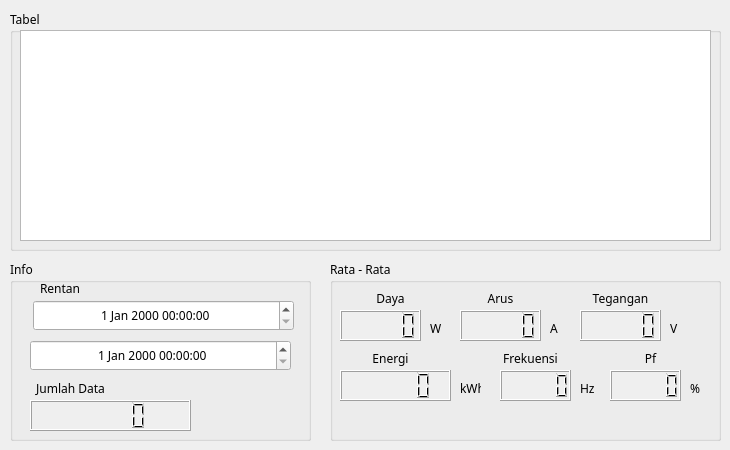
        <widget class="QWidget" name="tab_1average">
         <attribute name="title">
          <string>1</string>
         </attribute>
         <widget class="QGroupBox" name="groupBox_16">
          <property name="geometry">
           <rect>
            <x>10</x>
            <y>260</y>
            <width>301</width>
            <height>181</height>
           </rect>
          </property>
          <property name="font">
           <font>
            <family>JetBrains Mono</family>
           </font>
          </property>
          <property name="title">
           <string>Info</string>
          </property>
          <widget class="QLabel" name="label_7">
           <property name="geometry">
            <rect>
             <x>30</x>
             <y>20</y>
             <width>51</width>
             <height>16</height>
            </rect>
           </property>
           <property name="font">
            <font>
             <family>JetBrains Mono</family>
            </font>
           </property>
           <property name="text">
            <string>Rentan</string>
           </property>
          </widget>
          <widget class="QLabel" name="label_8">
           <property name="geometry">
            <rect>
             <x>10</x>
             <y>120</y>
             <width>101</width>
             <height>16</height>
            </rect>
           </property>
           <property name="font">
            <font>
             <family>JetBrains Mono</family>
            </font>
           </property>
           <property name="text">
            <string>Jumlah Data</string>
           </property>
           <property name="alignment">
            <set>Qt::AlignmentFlag::AlignCenter</set>
           </property>
          </widget>
          <widget class="QDateTimeEdit" name="tabel_HOME_average_tanggal_mulai">
           <property name="enabled">
            <bool>true</bool>
           </property>
           <property name="geometry">
            <rect>
             <x>23</x>
             <y>40</y>
             <width>261</width>
             <height>31</height>
            </rect>
           </property>
           <property name="font">
            <font>
             <family>JetBrains Mono</family>
            </font>
           </property>
           <property name="wrapping">
            <bool>false</bool>
           </property>
           <property name="alignment">
            <set>Qt::AlignmentFlag::AlignCenter</set>
           </property>
          </widget>
          <widget class="QDateTimeEdit" name="tabel_HOME_average_tanggal_akhir">
           <property name="enabled">
            <bool>true</bool>
           </property>
           <property name="geometry">
            <rect>
             <x>20</x>
             <y>80</y>
             <width>261</width>
             <height>31</height>
            </rect>
           </property>
           <property name="font">
            <font>
             <family>JetBrains Mono</family>
            </font>
           </property>
           <property name="wrapping">
            <bool>false</bool>
           </property>
           <property name="alignment">
            <set>Qt::AlignmentFlag::AlignCenter</set>
           </property>
          </widget>
          <widget class="QLCDNumber" name="tabel_HOME_average_jumlahdata">
           <property name="geometry">
            <rect>
             <x>20</x>
             <y>140</y>
             <width>161</width>
             <height>31</height>
            </rect>
           </property>
           <property name="font">
            <font>
             <family>JetBrains Mono</family>
            </font>
           </property>
           <property name="autoFillBackground">
            <bool>true</bool>
           </property>
          </widget>
         </widget>
         <widget class="QGroupBox" name="groupBox_17">
          <property name="geometry">
           <rect>
            <x>10</x>
            <y>10</y>
            <width>711</width>
            <height>241</height>
           </rect>
          </property>
          <property name="font">
           <font>
            <family>JetBrains Mono</family>
           </font>
          </property>
          <property name="title">
           <string>Tabel</string>
          </property>
          <widget class="QTableView" name="tabel_HOME_average_2">
           <property name="geometry">
            <rect>
             <x>10</x>
             <y>20</y>
             <width>691</width>
             <height>211</height>
            </rect>
           </property>
          </widget>
         </widget>
         <widget class="QGroupBox" name="groupBox_18">
          <property name="geometry">
           <rect>
            <x>330</x>
            <y>260</y>
            <width>391</width>
            <height>181</height>
           </rect>
          </property>
          <property name="font">
           <font>
            <family>JetBrains Mono</family>
           </font>
          </property>
          <property name="title">
           <string>Rata - Rata</string>
          </property>
          <widget class="QLabel" name="label_12">
           <property name="geometry">
            <rect>
             <x>10</x>
             <y>30</y>
             <width>101</width>
             <height>16</height>
            </rect>
           </property>
           <property name="font">
            <font>
             <family>JetBrains Mono</family>
            </font>
           </property>
           <property name="text">
            <string>Daya</string>
           </property>
           <property name="alignment">
            <set>Qt::AlignmentFlag::AlignCenter</set>
           </property>
          </widget>
          <widget class="QLabel" name="label_48">
           <property name="geometry">
            <rect>
             <x>240</x>
             <y>30</y>
             <width>101</width>
             <height>16</height>
            </rect>
           </property>
           <property name="font">
            <font>
             <family>JetBrains Mono</family>
            </font>
           </property>
           <property name="text">
            <string>Tegangan</string>
           </property>
           <property name="alignment">
            <set>Qt::AlignmentFlag::AlignCenter</set>
           </property>
          </widget>
          <widget class="QLabel" name="label_49">
           <property name="geometry">
            <rect>
             <x>120</x>
             <y>30</y>
             <width>101</width>
             <height>16</height>
            </rect>
           </property>
           <property name="font">
            <font>
             <family>JetBrains Mono</family>
            </font>
           </property>
           <property name="text">
            <string>Arus</string>
           </property>
           <property name="alignment">
            <set>Qt::AlignmentFlag::AlignCenter</set>
           </property>
          </widget>
          <widget class="QLabel" name="label_50">
           <property name="geometry">
            <rect>
             <x>100</x>
             <y>60</y>
             <width>21</width>
             <height>16</height>
            </rect>
           </property>
           <property name="font">
            <font>
             <family>JetBrains Mono</family>
            </font>
           </property>
           <property name="text">
            <string>W</string>
           </property>
          </widget>
          <widget class="QLabel" name="label_51">
           <property name="geometry">
            <rect>
             <x>340</x>
             <y>60</y>
             <width>21</width>
             <height>16</height>
            </rect>
           </property>
           <property name="font">
            <font>
             <family>JetBrains Mono</family>
            </font>
           </property>
           <property name="text">
            <string>V</string>
           </property>
          </widget>
          <widget class="QLabel" name="label_52">
           <property name="geometry">
            <rect>
             <x>220</x>
             <y>60</y>
             <width>31</width>
             <height>16</height>
            </rect>
           </property>
           <property name="font">
            <font>
             <family>JetBrains Mono</family>
            </font>
           </property>
           <property name="text">
            <string>A</string>
           </property>
          </widget>
          <widget class="QLabel" name="label_53">
           <property name="geometry">
            <rect>
             <x>150</x>
             <y>90</y>
             <width>101</width>
             <height>16</height>
            </rect>
           </property>
           <property name="font">
            <font>
             <family>JetBrains Mono</family>
            </font>
           </property>
           <property name="text">
            <string>Frekuensi</string>
           </property>
           <property name="alignment">
            <set>Qt::AlignmentFlag::AlignCenter</set>
           </property>
          </widget>
          <widget class="QLabel" name="label_54">
           <property name="geometry">
            <rect>
             <x>250</x>
             <y>120</y>
             <width>21</width>
             <height>16</height>
            </rect>
           </property>
           <property name="font">
            <font>
             <family>JetBrains Mono</family>
            </font>
           </property>
           <property name="text">
            <string>Hz</string>
           </property>
          </widget>
          <widget class="QLCDNumber" name="tabel_HOME_average_daya">
           <property name="geometry">
            <rect>
             <x>10</x>
             <y>50</y>
             <width>81</width>
             <height>31</height>
            </rect>
           </property>
           <property name="font">
            <font>
             <family>JetBrains Mono</family>
            </font>
           </property>
           <property name="autoFillBackground">
            <bool>true</bool>
           </property>
          </widget>
          <widget class="QLabel" name="label_55">
           <property name="geometry">
            <rect>
             <x>10</x>
             <y>90</y>
             <width>101</width>
             <height>16</height>
            </rect>
           </property>
           <property name="font">
            <font>
             <family>JetBrains Mono</family>
            </font>
           </property>
           <property name="text">
            <string>Energi</string>
           </property>
           <property name="alignment">
            <set>Qt::AlignmentFlag::AlignCenter</set>
           </property>
          </widget>
          <widget class="QLabel" name="label_56">
           <property name="geometry">
            <rect>
             <x>360</x>
             <y>120</y>
             <width>21</width>
             <height>16</height>
            </rect>
           </property>
           <property name="font">
            <font>
             <family>JetBrains Mono</family>
            </font>
           </property>
           <property name="text">
            <string>%</string>
           </property>
          </widget>
          <widget class="QLabel" name="label_57">
           <property name="geometry">
            <rect>
             <x>270</x>
             <y>90</y>
             <width>101</width>
             <height>16</height>
            </rect>
           </property>
           <property name="font">
            <font>
             <family>JetBrains Mono</family>
            </font>
           </property>
           <property name="text">
            <string>Pf</string>
           </property>
           <property name="alignment">
            <set>Qt::AlignmentFlag::AlignCenter</set>
           </property>
          </widget>
          <widget class="QLabel" name="label_58">
           <property name="geometry">
            <rect>
             <x>130</x>
             <y>120</y>
             <width>21</width>
             <height>16</height>
            </rect>
           </property>
           <property name="font">
            <font>
             <family>JetBrains Mono</family>
            </font>
           </property>
           <property name="text">
            <string>kWh</string>
           </property>
          </widget>
          <widget class="QLCDNumber" name="tabel_HOME_average_arus">
           <property name="geometry">
            <rect>
             <x>130</x>
             <y>50</y>
             <width>81</width>
             <height>31</height>
            </rect>
           </property>
           <property name="font">
            <font>
             <family>JetBrains Mono</family>
            </font>
           </property>
           <property name="autoFillBackground">
            <bool>true</bool>
           </property>
          </widget>
          <widget class="QLCDNumber" name="tabel_HOME_average_tegangan">
           <property name="geometry">
            <rect>
             <x>250</x>
             <y>50</y>
             <width>81</width>
             <height>31</height>
            </rect>
           </property>
           <property name="font">
            <font>
             <family>JetBrains Mono</family>
            </font>
           </property>
           <property name="autoFillBackground">
            <bool>true</bool>
           </property>
          </widget>
          <widget class="QLCDNumber" name="tabel_HOME_average_energi">
           <property name="geometry">
            <rect>
             <x>10</x>
             <y>110</y>
             <width>111</width>
             <height>31</height>
            </rect>
           </property>
           <property name="font">
            <font>
             <family>JetBrains Mono</family>
            </font>
           </property>
           <property name="autoFillBackground">
            <bool>true</bool>
           </property>
          </widget>
          <widget class="QLCDNumber" name="tabel_HOME_average_frekuensi">
           <property name="geometry">
            <rect>
             <x>170</x>
             <y>110</y>
             <width>71</width>
             <height>31</height>
            </rect>
           </property>
           <property name="font">
            <font>
             <family>JetBrains Mono</family>
            </font>
           </property>
           <property name="autoFillBackground">
            <bool>true</bool>
           </property>
          </widget>
          <widget class="QLCDNumber" name="tabel_HOME_average_pf">
           <property name="geometry">
            <rect>
             <x>280</x>
             <y>110</y>
             <width>71</width>
             <height>31</height>
            </rect>
           </property>
           <property name="font">
            <font>
             <family>JetBrains Mono</family>
            </font>
           </property>
           <property name="autoFillBackground">
            <bool>true</bool>
           </property>
          </widget>
         </widget>
        </widget>
